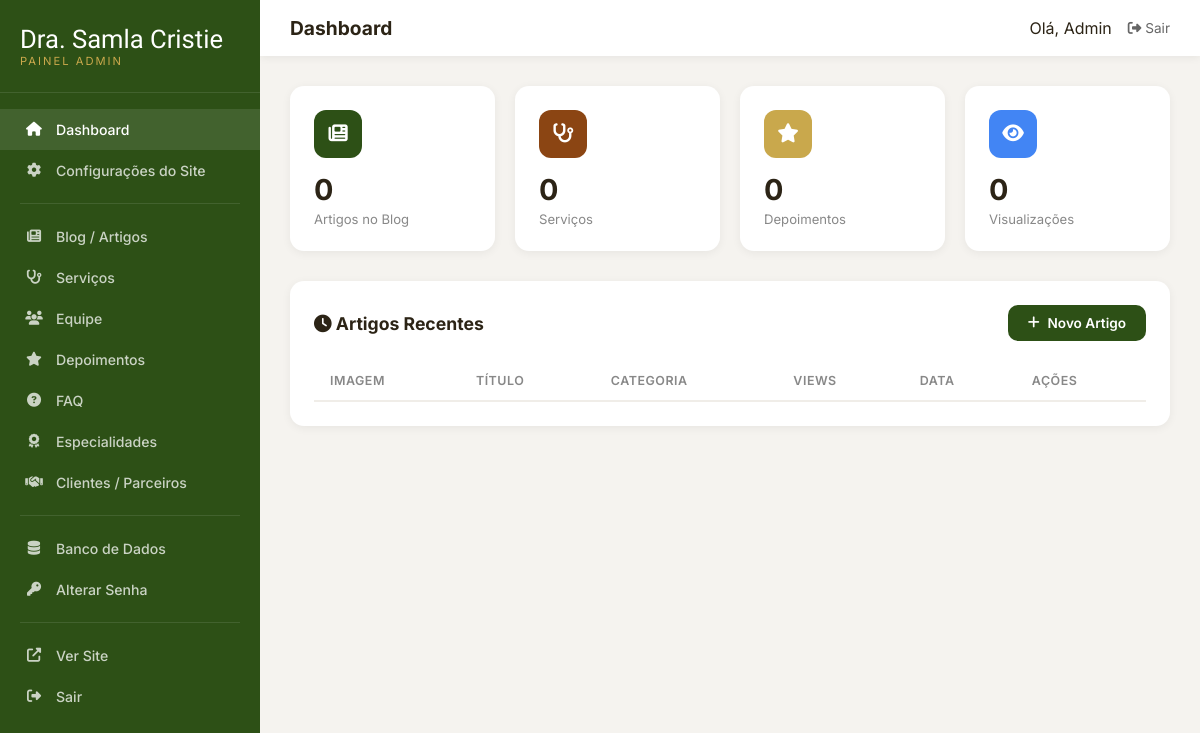
The page /admin/index.php (signed in) on the database as committed earlier.
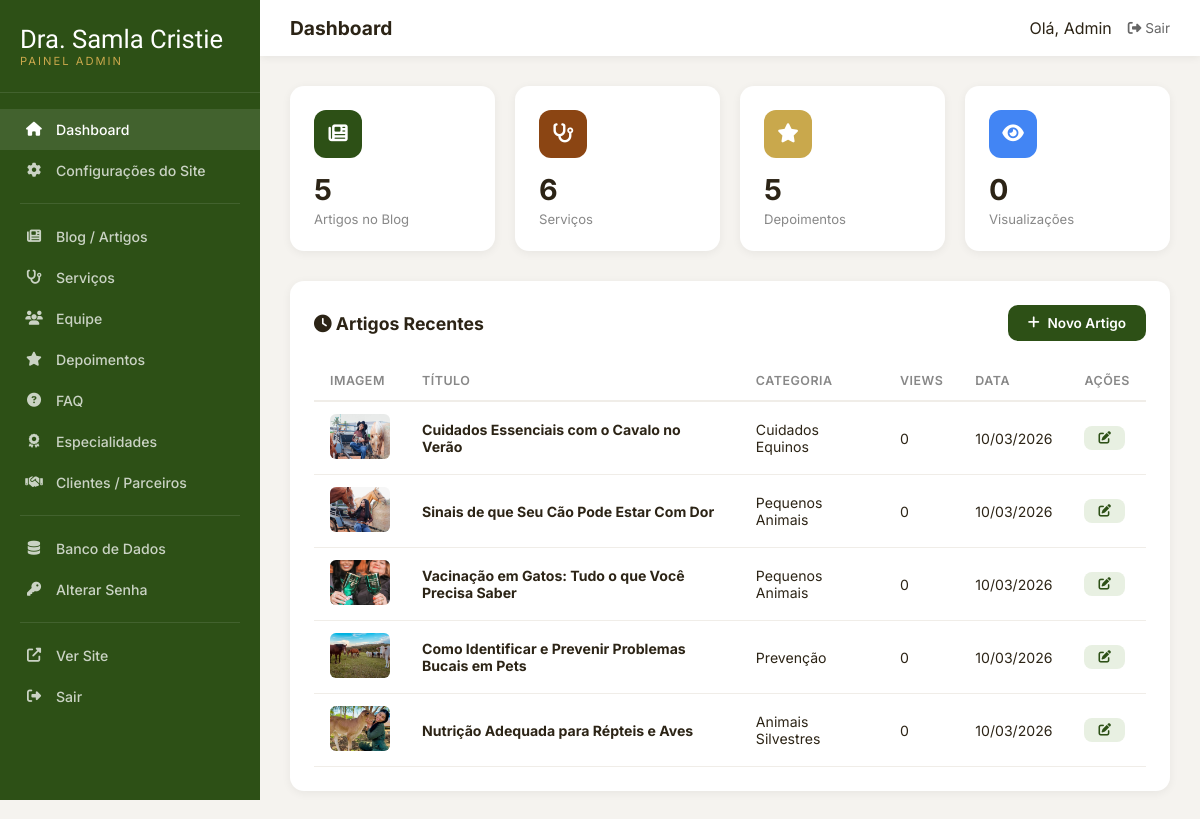
The same page on the database as committed later.
### tables this page shows
CREATE TABLE IF NOT EXISTS `articles` (
    `id` INT AUTO_INCREMENT PRIMARY KEY,
    `title` VARCHAR(300) NOT NULL,
    `slug` VARCHAR(300) NOT NULL UNIQUE,
    `excerpt` TEXT,
    `content` LONGTEXT,
    `image` VARCHAR(255),
    `category` VARCHAR(100),
    `author` VARCHAR(200) DEFAULT 'Dra. Samla Cristie',
    `read_time` VARCHAR(20) DEFAULT '5 min',
    `featured` TINYINT(1) DEFAULT 0,
    `active` TINYINT(1) DEFAULT 1,
    `views` INT DEFAULT 0,
    `created_at` TIMESTAMP DEFAULT CURRENT_TIMESTAMP,
    `updated_at` TIMESTAMP DEFAULT CURRENT_TIMESTAMP ON UPDATE CURRENT_TIMESTAMP
);

### config.php (called while the page is built, shortened)
<?php
function e($str) {
    return htmlspecialchars($str ?? '', ENT_QUOTES, 'UTF-8');
}

### admin/index.php (the view, shortened to what this page needs)
<?php
$db = getDB();
$totalArticles = $db->query("SELECT COUNT(*) FROM articles")->fetchColumn();
$totalServices = $db->query("SELECT COUNT(*) FROM services")->fetchColumn();
$totalTestimonials = $db->query("SELECT COUNT(*) FROM testimonials")->fetchColumn();
$totalViews = $db->query("SELECT SUM(views) FROM articles")->fetchColumn() ?: 0;
$recentArticles = $db->query("SELECT * FROM articles ORDER BY updated_at DESC LIMIT 5")->fetchAll();
?>
<!DOCTYPE html>
<html lang="pt-BR">
<head>
    <link rel="stylesheet" href="https://cdnjs.cloudflare.com/ajax/libs/font-awesome/6.5.1/css/all.min.css">
    <link rel="stylesheet" href="admin.css">
</head>
<body>
<div class="admin-wrapper">
    <?php include 'sidebar.php'; ?>
    <div class="main-content">
        <div class="topbar">
            <div style="display:flex;align-items:center;gap:12px;">
                <h2>Dashboard</h2>
            </div>
            <div class="topbar-right">
                <span>Olá, <?= e($_SESSION['admin_name'] ?? 'Admin') ?></span>
                <a href="auth.php?logout=1"><i class="fas fa-sign-out-alt"></i> Sair</a>
            </div>
        </div>
        <div class="content">
            <div class="stats-grid">
                <div class="stat-card">
                    <div class="stat-card-icon" style="background:#2d5016;"><i class="fas fa-newspaper"></i></div>
                    <h3><?= $totalArticles ?></h3>
                    <p>Artigos no Blog</p>
                </div>
                <div class="stat-card">
                    <div class="stat-card-icon" style="background:#8B4513;"><i class="fas fa-stethoscope"></i></div>
                    <h3><?= $totalServices ?></h3>
                    <p>Serviços</p>
                </div>
                <div class="stat-card">
                    <div class="stat-card-icon" style="background:#c9a84c;"><i class="fas fa-star"></i></div>
                    <h3><?= $totalTestimonials ?></h3>
                    <p>Depoimentos</p>
                </div>
                <div class="stat-card">
                    <div class="stat-card-icon" style="background:#4285f4;"><i class="fas fa-eye"></i></div>
                    <h3><?= number_format($totalViews) ?></h3>
                    <p>Visualizações</p>
                </div>
            </div>
            <div class="admin-card">
                <div class="admin-card-header">
                    <h3><i class="fas fa-clock"></i> Artigos Recentes</h3>
                    <a href="articles.php" class="btn-add"><i class="fas fa-plus"></i> Novo Artigo</a>
                </div>
                <table class="admin-table">
                    <thead><tr><th>Imagem</th><th>Título</th><th>Categoria</th><th>Views</th><th>Data</th><th>Ações</th></tr></thead>
                    <tbody>
                    <?php foreach ($recentArticles as $a): ?>
                    <tr>
                        <td><img src="../<?= e($a['image']) ?>" alt=""></td>
                        <td><strong><?= e($a['title']) ?></strong></td>
                        <td><?= e($a['category']) ?></td>
                        <td><?= $a['views'] ?></td>
                        <td><?= date('d/m/Y', strtotime($a['updated_at'])) ?></td>
                        <td><a href="articles.php?edit=<?= $a['id'] ?>" class="btn-sm btn-edit"><i class="fas fa-edit"></i></a></td>
                    </tr>
                    <?php endforeach; ?>
                    </tbody>
                </table>
            </div>
        </div>
    </div>
</div>
</body>
</html>

Rows that differ between the two databases and show on the page:
added articles: image (picture), title "Cuidados Essenciais com o Cavalo no Verão", category "Cuidados Equinos", views "0", updated_at "10/03/2026"
added articles: image (picture), title "Sinais de que Seu Cão Pode Estar Com Dor", category "Pequenos Animais", views "0", updated_at "10/03/2026"
added articles: image (picture), title "Vacinação em Gatos: Tudo o que Você Precisa Saber", category "Pequenos Animais", views "0", updated_at "10/03/2026"
added articles: image (picture), title "Como Identificar e Prevenir Problemas Bucais em Pets", category "Prevenção", views "0", updated_at "10/03/2026"
added articles: image (picture), title "Nutrição Adequada para Répteis e Aves", category "Animais Silvestres", views "0", updated_at "10/03/2026"
Other text that changed with them:
$totalArticles: "0" → "5"
$totalServices: "0" → "6"
$totalTestimonials: "0" → "5"
